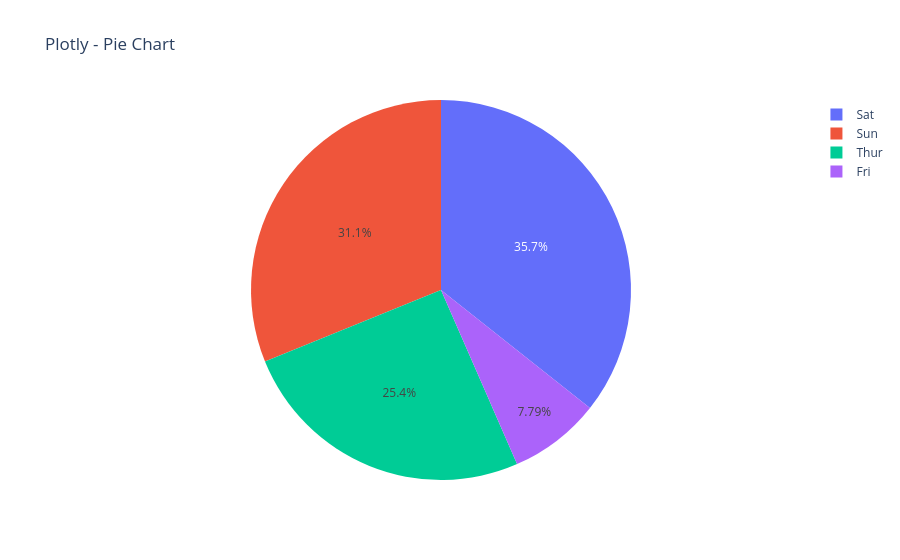

Here is the notebook cell this chart was saved with:
### Code cell
# Seaborn doesn't have a native pie chart, so we use Matplotlib
plt.figure(figsize=(6, 6))
tips["day"].value_counts().plot.pie(autopct="%1.1f%%")
plt.title("Pie Chart - Tips by Day")
plt.ylabel("")
plt.show()

# Plotly Pie Chart
fig = px.pie(tips, names="day", title="Plotly - Pie Chart")
fig.show()

print("✅ Pie chart done")

### Figure 1 — Plotly figure (JSON) as saved in the notebook; plotly's stock layout.template omitted (floating-point values rounded to 4 significant figures; data arrays with more than 128 entries replaced by an {"elided": "..."} marker saying what was removed)
{"data": [{"domain": {"x": [0, 1], "y": [0, 1]}, "hovertemplate": "day=%{label}<extra></extra>", "labels": {"elided": "244 str values"}, "legendgroup": "", "name": "", "showlegend": true, "type": "pie"}], "layout": {"legend": {"tracegroupgap": 0}, "title": {"text": "Plotly - Pie Chart"}}}
